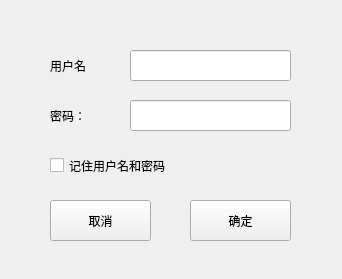
<?xml version="1.0" encoding="UTF-8"?>
<ui version="4.0">
 <class>Login</class>
 <widget class="QWidget" name="Login">
  <property name="geometry">
   <rect>
    <x>0</x>
    <y>0</y>
    <width>342</width>
    <height>279</height>
   </rect>
  </property>
  <property name="windowTitle">
   <string>登录</string>
  </property>
  <widget class="QPushButton" name="CancelpushButton">
   <property name="geometry">
    <rect>
     <x>50</x>
     <y>200</y>
     <width>101</width>
     <height>41</height>
    </rect>
   </property>
   <property name="text">
    <string>取消</string>
   </property>
  </widget>
  <widget class="QPushButton" name="OKpushButton">
   <property name="geometry">
    <rect>
     <x>190</x>
     <y>200</y>
     <width>101</width>
     <height>41</height>
    </rect>
   </property>
   <property name="text">
    <string>确定</string>
   </property>
  </widget>
  <widget class="QLabel" name="label">
   <property name="geometry">
    <rect>
     <x>50</x>
     <y>50</y>
     <width>41</width>
     <height>31</height>
    </rect>
   </property>
   <property name="text">
    <string>用户名：</string>
   </property>
  </widget>
  <widget class="QLabel" name="label_2">
   <property name="geometry">
    <rect>
     <x>50</x>
     <y>100</y>
     <width>51</width>
     <height>31</height>
    </rect>
   </property>
   <property name="text">
    <string>密码：</string>
   </property>
  </widget>
  <widget class="QCheckBox" name="RecordNamePWDcheckBox">
   <property name="geometry">
    <rect>
     <x>50</x>
     <y>150</y>
     <width>141</width>
     <height>31</height>
    </rect>
   </property>
   <property name="text">
    <string>记住用户名和密码</string>
   </property>
  </widget>
  <widget class="QLineEdit" name="UserNamelineEdit">
   <property name="geometry">
    <rect>
     <x>130</x>
     <y>50</y>
     <width>161</width>
     <height>31</height>
    </rect>
   </property>
  </widget>
  <widget class="QLineEdit" name="PWDlineEdit">
   <property name="geometry">
    <rect>
     <x>130</x>
     <y>100</y>
     <width>161</width>
     <height>31</height>
    </rect>
   </property>
  </widget>
 </widget>
 <resources/>
 <connections/>
</ui>
